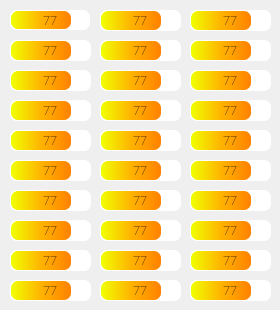
   <widget class="QWidget" name="tab_4">
    <attribute name="title">
     <string>BMS Temperaturas</string>
    </attribute>
    <widget class="QProgressBar" name="temp_bar_15">
     <property name="geometry">
      <rect>
       <x>190</x>
       <y>130</y>
       <width>81</width>
       <height>21</height>
      </rect>
     </property>
     <property name="font">
      <font>
       <family>Roboto</family>
       <pointsize>10</pointsize>
       <weight>9</weight>
       <italic>false</italic>
       <bold>false</bold>
      </font>
     </property>
     <property name="styleSheet">
      <string notr="true">QProgressBar::chunk {background: QLinearGradient( x1: 0, y1: 0, x2: 1, y2: 0,stop: 0 #f0ff00,stop: 0.4999 #ffb400,stop: 0.5 #ffb400,stop: 1 #ff8100 );border-top-left-radius: 7px ;border-top-right-radius: 7px;border-bottom-right-radius: 7px ;border-bottom-left-radius: 7px; border: 0px solid black;}QProgressBar{border: 0px;background: white; padding: 1px; text-align: center;border-top-left-radius: 7px ;border-top-right-radius: 7px;border-bottom-right-radius: 7px ;border-bottom-left-radius: 7px;font: 75 10pt;}</string>
     </property>
     <property name="value">
      <number>77</number>
     </property>
     <property name="format">
      <string>%p</string>
     </property>
    </widget>
    <widget class="QProgressBar" name="temp_bar_5">
     <property name="geometry">
      <rect>
       <x>100</x>
       <y>40</y>
       <width>81</width>
       <height>21</height>
      </rect>
     </property>
     <property name="font">
      <font>
       <family>Roboto</family>
       <pointsize>10</pointsize>
       <weight>9</weight>
       <italic>false</italic>
       <bold>false</bold>
      </font>
     </property>
     <property name="styleSheet">
      <string notr="true">QProgressBar::chunk {background: QLinearGradient( x1: 0, y1: 0, x2: 1, y2: 0,stop: 0 #f0ff00,stop: 0.4999 #ffb400,stop: 0.5 #ffb400,stop: 1 #ff8100 );border-top-left-radius: 7px ;border-top-right-radius: 7px;border-bottom-right-radius: 7px ;border-bottom-left-radius: 7px; border: 0px solid black;}QProgressBar{border: 0px;background: white; padding: 1px; text-align: center;border-top-left-radius: 7px ;border-top-right-radius: 7px;border-bottom-right-radius: 7px ;border-bottom-left-radius: 7px;font: 75 10pt;}</string>
     </property>
     <property name="value">
      <number>77</number>
     </property>
     <property name="format">
      <string>%p</string>
     </property>
    </widget>
    <widget class="QProgressBar" name="temp_bar_3">
     <property name="geometry">
      <rect>
       <x>190</x>
       <y>10</y>
       <width>81</width>
       <height>21</height>
      </rect>
     </property>
     <property name="font">
      <font>
       <family>Roboto</family>
       <pointsize>10</pointsize>
       <weight>9</weight>
       <italic>false</italic>
       <bold>false</bold>
      </font>
     </property>
     <property name="styleSheet">
      <string notr="true">QProgressBar::chunk {background: QLinearGradient( x1: 0, y1: 0, x2: 1, y2: 0,stop: 0 #f0ff00,stop: 0.4999 #ffb400,stop: 0.5 #ffb400,stop: 1 #ff8100 );border-top-left-radius: 7px ;border-top-right-radius: 7px;border-bottom-right-radius: 7px ;border-bottom-left-radius: 7px; border: 0px solid black;}QProgressBar{border: 0px;background: white; padding: 1px; text-align: center;border-top-left-radius: 7px ;border-top-right-radius: 7px;border-bottom-right-radius: 7px ;border-bottom-left-radius: 7px;font: 75 10pt;}</string>
     </property>
     <property name="value">
      <number>77</number>
     </property>
     <property name="format">
      <string>%p</string>
     </property>
    </widget>
    <widget class="QProgressBar" name="temp_bar_16">
     <property name="geometry">
      <rect>
       <x>10</x>
       <y>160</y>
       <width>81</width>
       <height>21</height>
      </rect>
     </property>
     <property name="font">
      <font>
       <family>Roboto</family>
       <pointsize>10</pointsize>
       <weight>9</weight>
       <italic>false</italic>
       <bold>false</bold>
      </font>
     </property>
     <property name="styleSheet">
      <string notr="true">QProgressBar::chunk {background: QLinearGradient( x1: 0, y1: 0, x2: 1, y2: 0,stop: 0 #f0ff00,stop: 0.4999 #ffb400,stop: 0.5 #ffb400,stop: 1 #ff8100 );border-top-left-radius: 7px ;border-top-right-radius: 7px;border-bottom-right-radius: 7px ;border-bottom-left-radius: 7px; border: 0px solid black;}QProgressBar{border: 0px;background: white; padding: 1px; text-align: center;border-top-left-radius: 7px ;border-top-right-radius: 7px;border-bottom-right-radius: 7px ;border-bottom-left-radius: 7px;font: 75 10pt;}</string>
     </property>
     <property name="value">
      <number>77</number>
     </property>
     <property name="format">
      <string>%p</string>
     </property>
    </widget>
    <widget class="QProgressBar" name="temp_bar_22">
     <property name="geometry">
      <rect>
       <x>10</x>
       <y>220</y>
       <width>81</width>
       <height>21</height>
      </rect>
     </property>
     <property name="font">
      <font>
       <family>Roboto</family>
       <pointsize>10</pointsize>
       <weight>9</weight>
       <italic>false</italic>
       <bold>false</bold>
      </font>
     </property>
     <property name="styleSheet">
      <string notr="true">QProgressBar::chunk {background: QLinearGradient( x1: 0, y1: 0, x2: 1, y2: 0,stop: 0 #f0ff00,stop: 0.4999 #ffb400,stop: 0.5 #ffb400,stop: 1 #ff8100 );border-top-left-radius: 7px ;border-top-right-radius: 7px;border-bottom-right-radius: 7px ;border-bottom-left-radius: 7px; border: 0px solid black;}QProgressBar{border: 0px;background: white; padding: 1px; text-align: center;border-top-left-radius: 7px ;border-top-right-radius: 7px;border-bottom-right-radius: 7px ;border-bottom-left-radius: 7px;font: 75 10pt;}</string>
     </property>
     <property name="value">
      <number>77</number>
     </property>
     <property name="format">
      <string>%p</string>
     </property>
    </widget>
    <widget class="QProgressBar" name="temp_bar_1">
     <property name="geometry">
      <rect>
       <x>10</x>
       <y>10</y>
       <width>80</width>
       <height>20</height>
      </rect>
     </property>
     <property name="font">
      <font>
       <family>Roboto</family>
       <pointsize>10</pointsize>
       <weight>9</weight>
       <italic>false</italic>
       <bold>false</bold>
      </font>
     </property>
     <property name="styleSheet">
      <string notr="true">QProgressBar::chunk {background: QLinearGradient( x1: 0, y1: 0, x2: 1, y2: 0,stop: 0 #f0ff00,stop: 0.4999 #ffb400,stop: 0.5 #ffb400,stop: 1 #ff8100 );border-top-left-radius: 7px ;border-top-right-radius: 7px;border-bottom-right-radius: 7px ;border-bottom-left-radius: 7px; border: 0px solid black;}QProgressBar{border: 0px;background: white; padding: 1px; text-align: center;border-top-left-radius: 7px ;border-top-right-radius: 7px;border-bottom-right-radius: 7px ;border-bottom-left-radius: 7px;font: 75 10pt;}</string>
     </property>
     <property name="value">
      <number>77</number>
     </property>
     <property name="format">
      <string>%p</string>
     </property>
    </widget>
    <widget class="QProgressBar" name="temp_bar_4">
     <property name="geometry">
      <rect>
       <x>10</x>
       <y>40</y>
       <width>81</width>
       <height>21</height>
      </rect>
     </property>
     <property name="font">
      <font>
       <family>Roboto</family>
       <pointsize>10</pointsize>
       <weight>9</weight>
       <italic>false</italic>
       <bold>false</bold>
      </font>
     </property>
     <property name="styleSheet">
      <string notr="true">QProgressBar::chunk {background: QLinearGradient( x1: 0, y1: 0, x2: 1, y2: 0,stop: 0 #f0ff00,stop: 0.4999 #ffb400,stop: 0.5 #ffb400,stop: 1 #ff8100 );border-top-left-radius: 7px ;border-top-right-radius: 7px;border-bottom-right-radius: 7px ;border-bottom-left-radius: 7px; border: 0px solid black;}QProgressBar{border: 0px;background: white; padding: 1px; text-align: center;border-top-left-radius: 7px ;border-top-right-radius: 7px;border-bottom-right-radius: 7px ;border-bottom-left-radius: 7px;font: 75 10pt;}</string>
     </property>
     <property name="value">
      <number>77</number>
     </property>
     <property name="format">
      <string>%p</string>
     </property>
    </widget>
    <widget class="QProgressBar" name="temp_bar_17">
     <property name="geometry">
      <rect>
       <x>100</x>
       <y>160</y>
       <width>81</width>
       <height>21</height>
      </rect>
     </property>
     <property name="font">
      <font>
       <family>Roboto</family>
       <pointsize>10</pointsize>
       <weight>9</weight>
       <italic>false</italic>
       <bold>false</bold>
      </font>
     </property>
     <property name="styleSheet">
      <string notr="true">QProgressBar::chunk {background: QLinearGradient( x1: 0, y1: 0, x2: 1, y2: 0,stop: 0 #f0ff00,stop: 0.4999 #ffb400,stop: 0.5 #ffb400,stop: 1 #ff8100 );border-top-left-radius: 7px ;border-top-right-radius: 7px;border-bottom-right-radius: 7px ;border-bottom-left-radius: 7px; border: 0px solid black;}QProgressBar{border: 0px;background: white; padding: 1px; text-align: center;border-top-left-radius: 7px ;border-top-right-radius: 7px;border-bottom-right-radius: 7px ;border-bottom-left-radius: 7px;font: 75 10pt;}</string>
     </property>
     <property name="value">
      <number>77</number>
     </property>
     <property name="format">
      <string>%p</string>
     </property>
    </widget>
    <widget class="QProgressBar" name="temp_bar_13">
     <property name="geometry">
      <rect>
       <x>10</x>
       <y>130</y>
       <width>81</width>
       <height>21</height>
      </rect>
     </property>
     <property name="font">
      <font>
       <family>Roboto</family>
       <pointsize>10</pointsize>
       <weight>9</weight>
       <italic>false</italic>
       <bold>false</bold>
      </font>
     </property>
     <property name="styleSheet">
      <string notr="true">QProgressBar::chunk {background: QLinearGradient( x1: 0, y1: 0, x2: 1, y2: 0,stop: 0 #f0ff00,stop: 0.4999 #ffb400,stop: 0.5 #ffb400,stop: 1 #ff8100 );border-top-left-radius: 7px ;border-top-right-radius: 7px;border-bottom-right-radius: 7px ;border-bottom-left-radius: 7px; border: 0px solid black;}QProgressBar{border: 0px;background: white; padding: 1px; text-align: center;border-top-left-radius: 7px ;border-top-right-radius: 7px;border-bottom-right-radius: 7px ;border-bottom-left-radius: 7px;font: 75 10pt;}</string>
     </property>
     <property name="value">
      <number>77</number>
     </property>
     <property name="format">
      <string>%p</string>
     </property>
    </widget>
    <widget class="QProgressBar" name="temp_bar_12">
     <property name="geometry">
      <rect>
       <x>190</x>
       <y>100</y>
       <width>81</width>
       <height>21</height>
      </rect>
     </property>
     <property name="font">
      <font>
       <family>Roboto</family>
       <pointsize>10</pointsize>
       <weight>9</weight>
       <italic>false</italic>
       <bold>false</bold>
      </font>
     </property>
     <property name="styleSheet">
      <string notr="true">QProgressBar::chunk {background: QLinearGradient( x1: 0, y1: 0, x2: 1, y2: 0,stop: 0 #f0ff00,stop: 0.4999 #ffb400,stop: 0.5 #ffb400,stop: 1 #ff8100 );border-top-left-radius: 7px ;border-top-right-radius: 7px;border-bottom-right-radius: 7px ;border-bottom-left-radius: 7px; border: 0px solid black;}QProgressBar{border: 0px;background: white; padding: 1px; text-align: center;border-top-left-radius: 7px ;border-top-right-radius: 7px;border-bottom-right-radius: 7px ;border-bottom-left-radius: 7px;font: 75 10pt;}</string>
     </property>
     <property name="value">
      <number>77</number>
     </property>
     <property name="format">
      <string>%p</string>
     </property>
    </widget>
    <widget class="QProgressBar" name="temp_bar_26">
     <property name="geometry">
      <rect>
       <x>100</x>
       <y>250</y>
       <width>81</width>
       <height>21</height>
      </rect>
     </property>
     <property name="font">
      <font>
       <family>Roboto</family>
       <pointsize>10</pointsize>
       <weight>9</weight>
       <italic>false</italic>
       <bold>false</bold>
      </font>
     </property>
     <property name="styleSheet">
      <string notr="true">QProgressBar::chunk {background: QLinearGradient( x1: 0, y1: 0, x2: 1, y2: 0,stop: 0 #f0ff00,stop: 0.4999 #ffb400,stop: 0.5 #ffb400,stop: 1 #ff8100 );border-top-left-radius: 7px ;border-top-right-radius: 7px;border-bottom-right-radius: 7px ;border-bottom-left-radius: 7px; border: 0px solid black;}QProgressBar{border: 0px;background: white; padding: 1px; text-align: center;border-top-left-radius: 7px ;border-top-right-radius: 7px;border-bottom-right-radius: 7px ;border-bottom-left-radius: 7px;font: 75 10pt;}</string>
     </property>
     <property name="value">
      <number>77</number>
     </property>
     <property name="format">
      <string>%p</string>
     </property>
    </widget>
    <widget class="QProgressBar" name="temp_bar_18">
     <property name="geometry">
      <rect>
       <x>190</x>
       <y>160</y>
       <width>81</width>
       <height>21</height>
      </rect>
     </property>
     <property name="font">
      <font>
       <family>Roboto</family>
       <pointsize>10</pointsize>
       <weight>9</weight>
       <italic>false</italic>
       <bold>false</bold>
      </font>
     </property>
     <property name="styleSheet">
      <string notr="true">QProgressBar::chunk {background: QLinearGradient( x1: 0, y1: 0, x2: 1, y2: 0,stop: 0 #f0ff00,stop: 0.4999 #ffb400,stop: 0.5 #ffb400,stop: 1 #ff8100 );border-top-left-radius: 7px ;border-top-right-radius: 7px;border-bottom-right-radius: 7px ;border-bottom-left-radius: 7px; border: 0px solid black;}QProgressBar{border: 0px;background: white; padding: 1px; text-align: center;border-top-left-radius: 7px ;border-top-right-radius: 7px;border-bottom-right-radius: 7px ;border-bottom-left-radius: 7px;font: 75 10pt;}</string>
     </property>
     <property name="value">
      <number>77</number>
     </property>
     <property name="format">
      <string>%p</string>
     </property>
    </widget>
    <widget class="QProgressBar" name="temp_bar_30">
     <property name="geometry">
      <rect>
       <x>190</x>
       <y>280</y>
       <width>81</width>
       <height>21</height>
      </rect>
     </property>
     <property name="font">
      <font>
       <family>Roboto</family>
       <pointsize>10</pointsize>
       <weight>9</weight>
       <italic>false</italic>
       <bold>false</bold>
      </font>
     </property>
     <property name="styleSheet">
      <string notr="true">QProgressBar::chunk {background: QLinearGradient( x1: 0, y1: 0, x2: 1, y2: 0,stop: 0 #f0ff00,stop: 0.4999 #ffb400,stop: 0.5 #ffb400,stop: 1 #ff8100 );border-top-left-radius: 7px ;border-top-right-radius: 7px;border-bottom-right-radius: 7px ;border-bottom-left-radius: 7px; border: 0px solid black;}QProgressBar{border: 0px;background: white; padding: 1px; text-align: center;border-top-left-radius: 7px ;border-top-right-radius: 7px;border-bottom-right-radius: 7px ;border-bottom-left-radius: 7px;font: 75 10pt;}</string>
     </property>
     <property name="value">
      <number>77</number>
     </property>
     <property name="format">
      <string>%p</string>
     </property>
    </widget>
    <widget class="QProgressBar" name="temp_bar_19">
     <property name="geometry">
      <rect>
       <x>10</x>
       <y>190</y>
       <width>81</width>
       <height>21</height>
      </rect>
     </property>
     <property name="font">
      <font>
       <family>Roboto</family>
       <pointsize>10</pointsize>
       <weight>9</weight>
       <italic>false</italic>
       <bold>false</bold>
      </font>
     </property>
     <property name="styleSheet">
      <string notr="true">QProgressBar::chunk {background: QLinearGradient( x1: 0, y1: 0, x2: 1, y2: 0,stop: 0 #f0ff00,stop: 0.4999 #ffb400,stop: 0.5 #ffb400,stop: 1 #ff8100 );border-top-left-radius: 7px ;border-top-right-radius: 7px;border-bottom-right-radius: 7px ;border-bottom-left-radius: 7px; border: 0px solid black;}QProgressBar{border: 0px;background: white; padding: 1px; text-align: center;border-top-left-radius: 7px ;border-top-right-radius: 7px;border-bottom-right-radius: 7px ;border-bottom-left-radius: 7px;font: 75 10pt;}</string>
     </property>
     <property name="value">
      <number>77</number>
     </property>
     <property name="format">
      <string>%p</string>
     </property>
    </widget>
    <widget class="QProgressBar" name="temp_bar_20">
     <property name="geometry">
      <rect>
       <x>100</x>
       <y>190</y>
       <width>81</width>
       <height>21</height>
      </rect>
     </property>
     <property name="font">
      <font>
       <family>Roboto</family>
       <pointsize>10</pointsize>
       <weight>9</weight>
       <italic>false</italic>
       <bold>false</bold>
      </font>
     </property>
     <property name="styleSheet">
      <string notr="true">QProgressBar::chunk {background: QLinearGradient( x1: 0, y1: 0, x2: 1, y2: 0,stop: 0 #f0ff00,stop: 0.4999 #ffb400,stop: 0.5 #ffb400,stop: 1 #ff8100 );border-top-left-radius: 7px ;border-top-right-radius: 7px;border-bottom-right-radius: 7px ;border-bottom-left-radius: 7px; border: 0px solid black;}QProgressBar{border: 0px;background: white; padding: 1px; text-align: center;border-top-left-radius: 7px ;border-top-right-radius: 7px;border-bottom-right-radius: 7px ;border-bottom-left-radius: 7px;font: 75 10pt;}</string>
     </property>
     <property name="value">
      <number>77</number>
     </property>
     <property name="format">
      <string>%p</string>
     </property>
    </widget>
    <widget class="QProgressBar" name="temp_bar_11">
     <property name="geometry">
      <rect>
       <x>100</x>
       <y>100</y>
       <width>81</width>
       <height>21</height>
      </rect>
     </property>
     <property name="font">
      <font>
       <family>Roboto</family>
       <pointsize>10</pointsize>
       <weight>9</weight>
       <italic>false</italic>
       <bold>false</bold>
      </font>
     </property>
     <property name="styleSheet">
      <string notr="true">QProgressBar::chunk {background: QLinearGradient( x1: 0, y1: 0, x2: 1, y2: 0,stop: 0 #f0ff00,stop: 0.4999 #ffb400,stop: 0.5 #ffb400,stop: 1 #ff8100 );border-top-left-radius: 7px ;border-top-right-radius: 7px;border-bottom-right-radius: 7px ;border-bottom-left-radius: 7px; border: 0px solid black;}QProgressBar{border: 0px;background: white; padding: 1px; text-align: center;border-top-left-radius: 7px ;border-top-right-radius: 7px;border-bottom-right-radius: 7px ;border-bottom-left-radius: 7px;font: 75 10pt;}</string>
     </property>
     <property name="value">
      <number>77</number>
     </property>
     <property name="format">
      <string>%p</string>
     </property>
    </widget>
    <widget class="QProgressBar" name="temp_bar_9">
     <property name="geometry">
      <rect>
       <x>190</x>
       <y>70</y>
       <width>81</width>
       <height>21</height>
      </rect>
     </property>
     <property name="font">
      <font>
       <family>Roboto</family>
       <pointsize>10</pointsize>
       <weight>9</weight>
       <italic>false</italic>
       <bold>false</bold>
      </font>
     </property>
     <property name="styleSheet">
      <string notr="true">QProgressBar::chunk {background: QLinearGradient( x1: 0, y1: 0, x2: 1, y2: 0,stop: 0 #f0ff00,stop: 0.4999 #ffb400,stop: 0.5 #ffb400,stop: 1 #ff8100 );border-top-left-radius: 7px ;border-top-right-radius: 7px;border-bottom-right-radius: 7px ;border-bottom-left-radius: 7px; border: 0px solid black;}QProgressBar{border: 0px;background: white; padding: 1px; text-align: center;border-top-left-radius: 7px ;border-top-right-radius: 7px;border-bottom-right-radius: 7px ;border-bottom-left-radius: 7px;font: 75 10pt;}</string>
     </property>
     <property name="value">
      <number>77</number>
     </property>
     <property name="format">
      <string>%p</string>
     </property>
    </widget>
    <widget class="QProgressBar" name="temp_bar_6">
     <property name="geometry">
      <rect>
       <x>190</x>
       <y>40</y>
       <width>81</width>
       <height>21</height>
      </rect>
     </property>
     <property name="font">
      <font>
       <family>Roboto</family>
       <pointsize>10</pointsize>
       <weight>9</weight>
       <italic>false</italic>
       <bold>false</bold>
      </font>
     </property>
     <property name="styleSheet">
      <string notr="true">QProgressBar::chunk {background: QLinearGradient( x1: 0, y1: 0, x2: 1, y2: 0,stop: 0 #f0ff00,stop: 0.4999 #ffb400,stop: 0.5 #ffb400,stop: 1 #ff8100 );border-top-left-radius: 7px ;border-top-right-radius: 7px;border-bottom-right-radius: 7px ;border-bottom-left-radius: 7px; border: 0px solid black;}QProgressBar{border: 0px;background: white; padding: 1px; text-align: center;border-top-left-radius: 7px ;border-top-right-radius: 7px;border-bottom-right-radius: 7px ;border-bottom-left-radius: 7px;font: 75 10pt;}</string>
     </property>
     <property name="value">
      <number>77</number>
     </property>
     <property name="format">
      <string>%p</string>
     </property>
    </widget>
    <widget class="QProgressBar" name="temp_bar_2">
     <property name="geometry">
      <rect>
       <x>100</x>
       <y>10</y>
       <width>81</width>
       <height>21</height>
      </rect>
     </property>
     <property name="font">
      <font>
       <family>Roboto</family>
       <pointsize>10</pointsize>
       <weight>9</weight>
       <italic>false</italic>
       <bold>false</bold>
      </font>
     </property>
     <property name="styleSheet">
      <string notr="true">QProgressBar::chunk {background: QLinearGradient( x1: 0, y1: 0, x2: 1, y2: 0,stop: 0 #f0ff00,stop: 0.4999 #ffb400,stop: 0.5 #ffb400,stop: 1 #ff8100 );border-top-left-radius: 7px ;border-top-right-radius: 7px;border-bottom-right-radius: 7px ;border-bottom-left-radius: 7px; border: 0px solid black;}QProgressBar{border: 0px;background: white; padding: 1px; text-align: center;border-top-left-radius: 7px ;border-top-right-radius: 7px;border-bottom-right-radius: 7px ;border-bottom-left-radius: 7px;font: 75 10pt;}</string>
     </property>
     <property name="value">
      <number>77</number>
     </property>
     <property name="format">
      <string>%p</string>
     </property>
    </widget>
    <widget class="QProgressBar" name="temp_bar_27">
     <property name="geometry">
      <rect>
       <x>190</x>
       <y>250</y>
       <width>81</width>
       <height>21</height>
      </rect>
     </property>
     <property name="font">
      <font>
       <family>Roboto</family>
       <pointsize>10</pointsize>
       <weight>9</weight>
       <italic>false</italic>
       <bold>false</bold>
      </font>
     </property>
     <property name="styleSheet">
      <string notr="true">QProgressBar::chunk {background: QLinearGradient( x1: 0, y1: 0, x2: 1, y2: 0,stop: 0 #f0ff00,stop: 0.4999 #ffb400,stop: 0.5 #ffb400,stop: 1 #ff8100 );border-top-left-radius: 7px ;border-top-right-radius: 7px;border-bottom-right-radius: 7px ;border-bottom-left-radius: 7px; border: 0px solid black;}QProgressBar{border: 0px;background: white; padding: 1px; text-align: center;border-top-left-radius: 7px ;border-top-right-radius: 7px;border-bottom-right-radius: 7px ;border-bottom-left-radius: 7px;font: 75 10pt;}</string>
     </property>
     <property name="value">
      <number>77</number>
     </property>
     <property name="format">
      <string>%p</string>
     </property>
    </widget>
    <widget class="QProgressBar" name="temp_bar_8">
     <property name="geometry">
      <rect>
       <x>100</x>
       <y>70</y>
       <width>81</width>
       <height>21</height>
      </rect>
     </property>
     <property name="font">
      <font>
       <family>Roboto</family>
       <pointsize>10</pointsize>
       <weight>9</weight>
       <italic>false</italic>
       <bold>false</bold>
      </font>
     </property>
     <property name="styleSheet">
      <string notr="true">QProgressBar::chunk {background: QLinearGradient( x1: 0, y1: 0, x2: 1, y2: 0,stop: 0 #f0ff00,stop: 0.4999 #ffb400,stop: 0.5 #ffb400,stop: 1 #ff8100 );border-top-left-radius: 7px ;border-top-right-radius: 7px;border-bottom-right-radius: 7px ;border-bottom-left-radius: 7px; border: 0px solid black;}QProgressBar{border: 0px;background: white; padding: 1px; text-align: center;border-top-left-radius: 7px ;border-top-right-radius: 7px;border-bottom-right-radius: 7px ;border-bottom-left-radius: 7px;font: 75 10pt;}</string>
     </property>
     <property name="value">
      <number>77</number>
     </property>
     <property name="format">
      <string>%p</string>
     </property>
    </widget>
    <widget class="QProgressBar" name="temp_bar_24">
     <property name="geometry">
      <rect>
       <x>190</x>
       <y>220</y>
       <width>81</width>
       <height>21</height>
      </rect>
     </property>
     <property name="font">
      <font>
       <family>Roboto</family>
       <pointsize>10</pointsize>
       <weight>9</weight>
       <italic>false</italic>
       <bold>false</bold>
      </font>
     </property>
     <property name="styleSheet">
      <string notr="true">QProgressBar::chunk {background: QLinearGradient( x1: 0, y1: 0, x2: 1, y2: 0,stop: 0 #f0ff00,stop: 0.4999 #ffb400,stop: 0.5 #ffb400,stop: 1 #ff8100 );border-top-left-radius: 7px ;border-top-right-radius: 7px;border-bottom-right-radius: 7px ;border-bottom-left-radius: 7px; border: 0px solid black;}QProgressBar{border: 0px;background: white; padding: 1px; text-align: center;border-top-left-radius: 7px ;border-top-right-radius: 7px;border-bottom-right-radius: 7px ;border-bottom-left-radius: 7px;font: 75 10pt;}</string>
     </property>
     <property name="value">
      <number>77</number>
     </property>
     <property name="format">
      <string>%p</string>
     </property>
    </widget>
    <widget class="QProgressBar" name="temp_bar_21">
     <property name="geometry">
      <rect>
       <x>190</x>
       <y>190</y>
       <width>81</width>
       <height>21</height>
      </rect>
     </property>
     <property name="font">
      <font>
       <family>Roboto</family>
       <pointsize>10</pointsize>
       <weight>9</weight>
       <italic>false</italic>
       <bold>false</bold>
      </font>
     </property>
     <property name="styleSheet">
      <string notr="true">QProgressBar::chunk {background: QLinearGradient( x1: 0, y1: 0, x2: 1, y2: 0,stop: 0 #f0ff00,stop: 0.4999 #ffb400,stop: 0.5 #ffb400,stop: 1 #ff8100 );border-top-left-radius: 7px ;border-top-right-radius: 7px;border-bottom-right-radius: 7px ;border-bottom-left-radius: 7px; border: 0px solid black;}QProgressBar{border: 0px;background: white; padding: 1px; text-align: center;border-top-left-radius: 7px ;border-top-right-radius: 7px;border-bottom-right-radius: 7px ;border-bottom-left-radius: 7px;font: 75 10pt;}</string>
     </property>
     <property name="value">
      <number>77</number>
     </property>
     <property name="format">
      <string>%p</string>
     </property>
    </widget>
    <widget class="QProgressBar" name="temp_bar_28">
     <property name="geometry">
      <rect>
       <x>10</x>
       <y>280</y>
       <width>81</width>
       <height>21</height>
      </rect>
     </property>
     <property name="font">
      <font>
       <family>Roboto</family>
       <pointsize>10</pointsize>
       <weight>9</weight>
       <italic>false</italic>
       <bold>false</bold>
      </font>
     </property>
     <property name="styleSheet">
      <string notr="true">QProgressBar::chunk {background: QLinearGradient( x1: 0, y1: 0, x2: 1, y2: 0,stop: 0 #f0ff00,stop: 0.4999 #ffb400,stop: 0.5 #ffb400,stop: 1 #ff8100 );border-top-left-radius: 7px ;border-top-right-radius: 7px;border-bottom-right-radius: 7px ;border-bottom-left-radius: 7px; border: 0px solid black;}QProgressBar{border: 0px;background: white; padding: 1px; text-align: center;border-top-left-radius: 7px ;border-top-right-radius: 7px;border-bottom-right-radius: 7px ;border-bottom-left-radius: 7px;font: 75 10pt;}</string>
     </property>
     <property name="value">
      <number>77</number>
     </property>
     <property name="format">
      <string>%p</string>
     </property>
    </widget>
    <widget class="QProgressBar" name="temp_bar_10">
     <property name="geometry">
      <rect>
       <x>10</x>
       <y>100</y>
       <width>81</width>
       <height>21</height>
      </rect>
     </property>
     <property name="font">
      <font>
       <family>Roboto</family>
       <pointsize>10</pointsize>
       <weight>9</weight>
       <italic>false</italic>
       <bold>false</bold>
      </font>
     </property>
     <property name="styleSheet">
      <string notr="true">QProgressBar::chunk {background: QLinearGradient( x1: 0, y1: 0, x2: 1, y2: 0,stop: 0 #f0ff00,stop: 0.4999 #ffb400,stop: 0.5 #ffb400,stop: 1 #ff8100 );border-top-left-radius: 7px ;border-top-right-radius: 7px;border-bottom-right-radius: 7px ;border-bottom-left-radius: 7px; border: 0px solid black;}QProgressBar{border: 0px;background: white; padding: 1px; text-align: center;border-top-left-radius: 7px ;border-top-right-radius: 7px;border-bottom-right-radius: 7px ;border-bottom-left-radius: 7px;font: 75 10pt;}</string>
     </property>
     <property name="value">
      <number>77</number>
     </property>
     <property name="format">
      <string>%p</string>
     </property>
    </widget>
    <widget class="QProgressBar" name="temp_bar_29">
     <property name="geometry">
      <rect>
       <x>100</x>
       <y>280</y>
       <width>81</width>
       <height>21</height>
      </rect>
     </property>
     <property name="font">
      <font>
       <family>Roboto</family>
       <pointsize>10</pointsize>
       <weight>9</weight>
       <italic>false</italic>
       <bold>false</bold>
      </font>
     </property>
     <property name="styleSheet">
      <string notr="true">QProgressBar::chunk {background: QLinearGradient( x1: 0, y1: 0, x2: 1, y2: 0,stop: 0 #f0ff00,stop: 0.4999 #ffb400,stop: 0.5 #ffb400,stop: 1 #ff8100 );border-top-left-radius: 7px ;border-top-right-radius: 7px;border-bottom-right-radius: 7px ;border-bottom-left-radius: 7px; border: 0px solid black;}QProgressBar{border: 0px;background: white; padding: 1px; text-align: center;border-top-left-radius: 7px ;border-top-right-radius: 7px;border-bottom-right-radius: 7px ;border-bottom-left-radius: 7px;font: 75 10pt;}</string>
     </property>
     <property name="value">
      <number>77</number>
     </property>
     <property name="format">
      <string>%p</string>
     </property>
    </widget>
    <widget class="QProgressBar" name="temp_bar_14">
     <property name="geometry">
      <rect>
       <x>100</x>
       <y>130</y>
       <width>81</width>
       <height>21</height>
      </rect>
     </property>
     <property name="font">
      <font>
       <family>Roboto</family>
       <pointsize>10</pointsize>
       <weight>9</weight>
       <italic>false</italic>
       <bold>false</bold>
      </font>
     </property>
     <property name="styleSheet">
      <string notr="true">QProgressBar::chunk {background: QLinearGradient( x1: 0, y1: 0, x2: 1, y2: 0,stop: 0 #f0ff00,stop: 0.4999 #ffb400,stop: 0.5 #ffb400,stop: 1 #ff8100 );border-top-left-radius: 7px ;border-top-right-radius: 7px;border-bottom-right-radius: 7px ;border-bottom-left-radius: 7px; border: 0px solid black;}QProgressBar{border: 0px;background: white; padding: 1px; text-align: center;border-top-left-radius: 7px ;border-top-right-radius: 7px;border-bottom-right-radius: 7px ;border-bottom-left-radius: 7px;font: 75 10pt;}</string>
     </property>
     <property name="value">
      <number>77</number>
     </property>
     <property name="format">
      <string>%p</string>
     </property>
    </widget>
    <widget class="QProgressBar" name="temp_bar_25">
     <property name="geometry">
      <rect>
       <x>10</x>
       <y>250</y>
       <width>81</width>
       <height>21</height>
      </rect>
     </property>
     <property name="font">
      <font>
       <family>Roboto</family>
       <pointsize>10</pointsize>
       <weight>9</weight>
       <italic>false</italic>
       <bold>false</bold>
      </font>
     </property>
     <property name="styleSheet">
      <string notr="true">QProgressBar::chunk {background: QLinearGradient( x1: 0, y1: 0, x2: 1, y2: 0,stop: 0 #f0ff00,stop: 0.4999 #ffb400,stop: 0.5 #ffb400,stop: 1 #ff8100 );border-top-left-radius: 7px ;border-top-right-radius: 7px;border-bottom-right-radius: 7px ;border-bottom-left-radius: 7px; border: 0px solid black;}QProgressBar{border: 0px;background: white; padding: 1px; text-align: center;border-top-left-radius: 7px ;border-top-right-radius: 7px;border-bottom-right-radius: 7px ;border-bottom-left-radius: 7px;font: 75 10pt;}</string>
     </property>
     <property name="value">
      <number>77</number>
     </property>
     <property name="format">
      <string>%p</string>
     </property>
    </widget>
    <widget class="QProgressBar" name="temp_bar_23">
     <property name="geometry">
      <rect>
       <x>100</x>
       <y>220</y>
       <width>81</width>
       <height>21</height>
      </rect>
     </property>
     <property name="font">
      <font>
       <family>Roboto</family>
       <pointsize>10</pointsize>
       <weight>9</weight>
       <italic>false</italic>
       <bold>false</bold>
      </font>
     </property>
     <property name="styleSheet">
      <string notr="true">QProgressBar::chunk {background: QLinearGradient( x1: 0, y1: 0, x2: 1, y2: 0,stop: 0 #f0ff00,stop: 0.4999 #ffb400,stop: 0.5 #ffb400,stop: 1 #ff8100 );border-top-left-radius: 7px ;border-top-right-radius: 7px;border-bottom-right-radius: 7px ;border-bottom-left-radius: 7px; border: 0px solid black;}QProgressBar{border: 0px;background: white; padding: 1px; text-align: center;border-top-left-radius: 7px ;border-top-right-radius: 7px;border-bottom-right-radius: 7px ;border-bottom-left-radius: 7px;font: 75 10pt;}</string>
     </property>
     <property name="value">
      <number>77</number>
     </property>
     <property name="format">
      <string>%p</string>
     </property>
    </widget>
    <widget class="QProgressBar" name="temp_bar_7">
     <property name="geometry">
      <rect>
       <x>10</x>
       <y>70</y>
       <width>81</width>
       <height>21</height>
      </rect>
     </property>
     <property name="font">
      <font>
       <family>Roboto</family>
       <pointsize>10</pointsize>
       <weight>9</weight>
       <italic>false</italic>
       <bold>false</bold>
      </font>
     </property>
     <property name="styleSheet">
      <string notr="true">QProgressBar::chunk {background: QLinearGradient( x1: 0, y1: 0, x2: 1, y2: 0,stop: 0 #f0ff00,stop: 0.4999 #ffb400,stop: 0.5 #ffb400,stop: 1 #ff8100 );border-top-left-radius: 7px ;border-top-right-radius: 7px;border-bottom-right-radius: 7px ;border-bottom-left-radius: 7px; border: 0px solid black;}QProgressBar{border: 0px;background: white; padding: 1px; text-align: center;border-top-left-radius: 7px ;border-top-right-radius: 7px;border-bottom-right-radius: 7px ;border-bottom-left-radius: 7px;font: 75 10pt;}</string>
     </property>
     <property name="value">
      <number>77</number>
     </property>
     <property name="format">
      <string>%p</string>
     </property>
    </widget>
   </widget>
